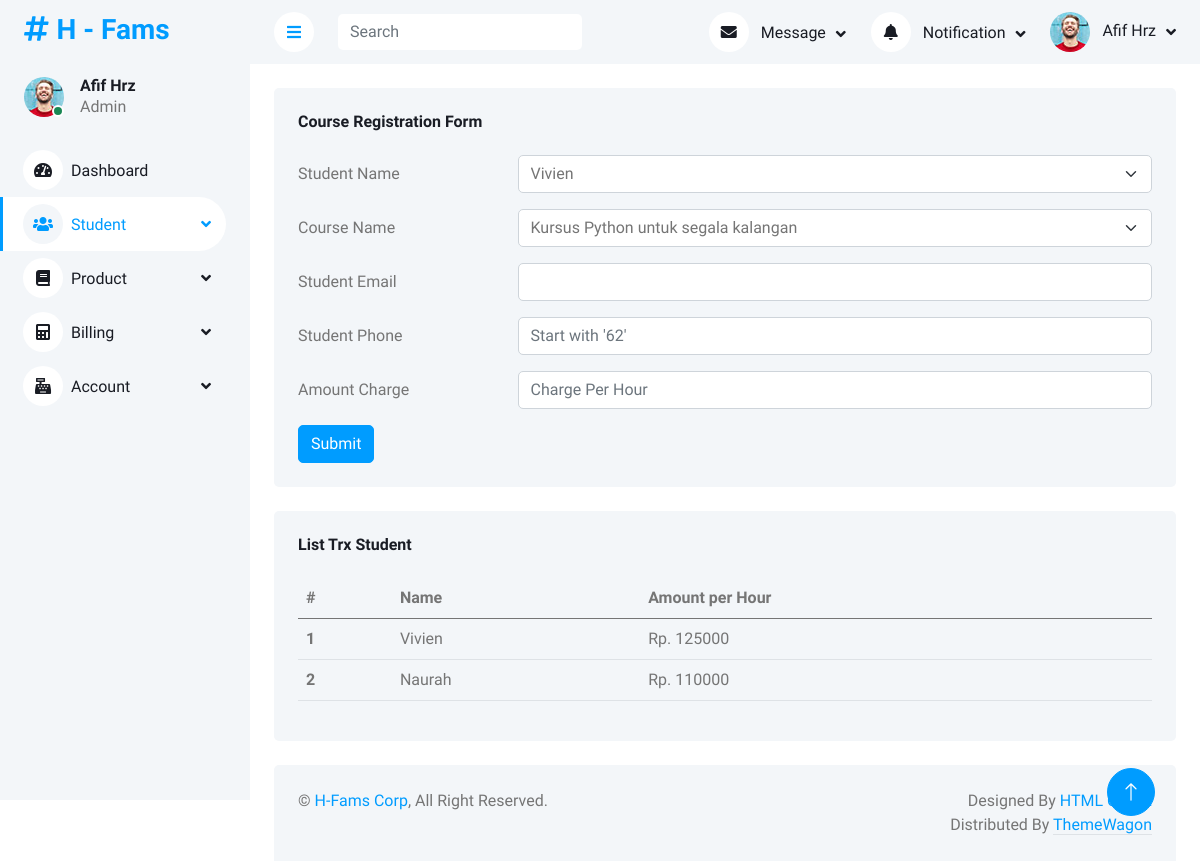
The page /student/courseregistration/ (signed in) on the database as committed earlier.
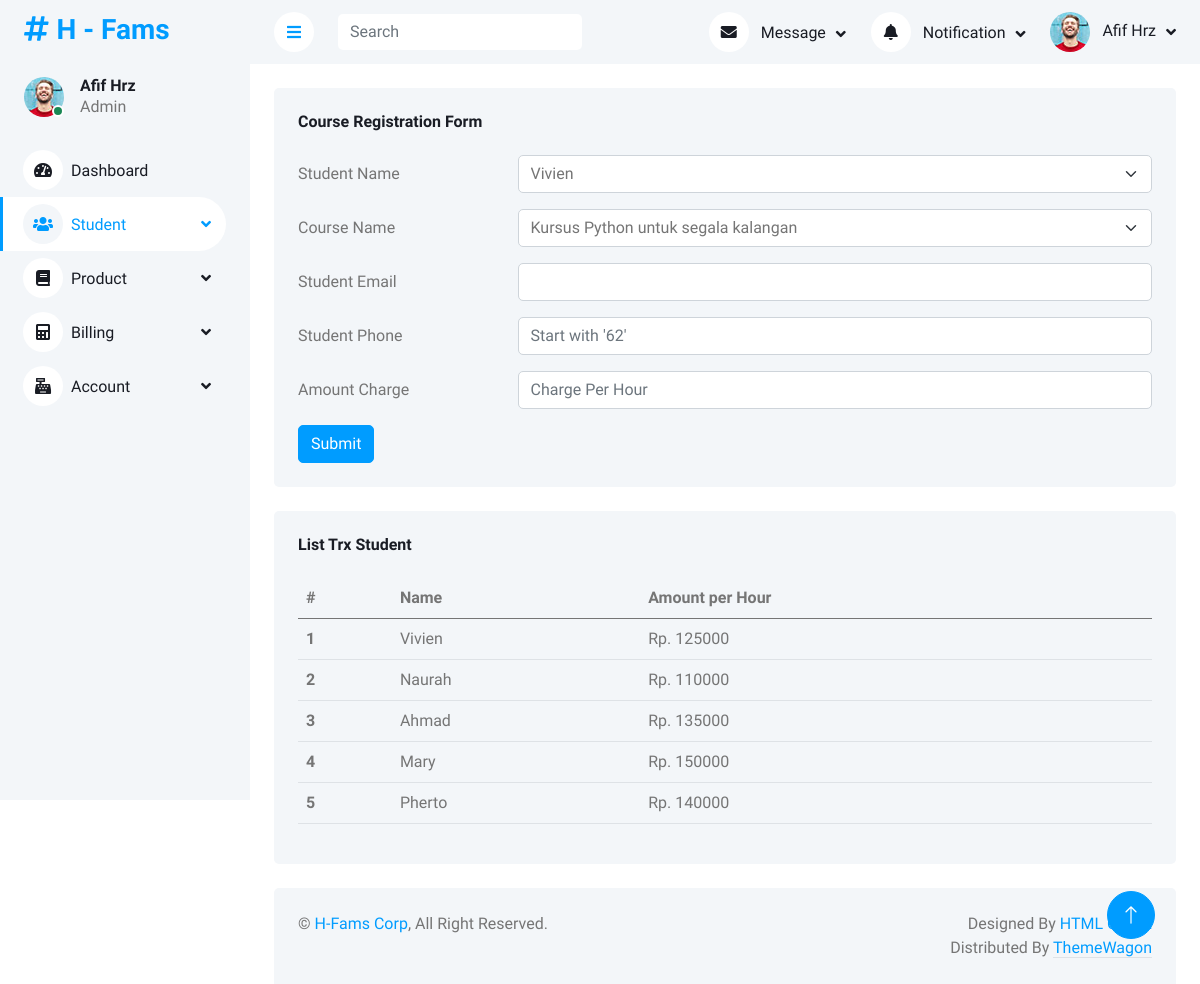
The same page on the database as committed later.
### student/models.py (models this page shows)
class std_trx(models.Model):
    std_mst_id = models.ForeignKey(std_mst, on_delete=models.RESTRICT, db_column="STD_MST_ID")
    prd_mst_id = models.ForeignKey(prd_mst, on_delete=models.RESTRICT, db_column="PRD_MST_ID")
    phone = models.CharField(max_length=30, db_column="STUDENT_PHONE")
    email = models.CharField(max_length=30, db_column="STUDENT_EMAIL")
    amount = models.IntegerField(db_column="AMOUNT")
    validuntil = models.DateField(blank=True, null=True, db_column="VALID_UNTIL")
    date_created = models.DateField(default=datetime.date.today, blank=True, db_column="DATE_CREATED")
    created_by = models.CharField(max_length=30, db_column="CREATED_BY")
    date_modified = models.DateField(blank=True, null=True, db_column="DATE_MODIFIED")
    modified_by = models.CharField(max_length=30, blank=True, null=True, db_column="MODIFIED_BY")
    remarks = models.CharField(max_length=30, blank=True, null=True, db_column="REMARKS")
    class Meta:
        db_table = 'STD_TRX'

### student/views.py (the view, shortened to what this page needs)
# urls.py: path('courseregistration/', views.courseregistration_view, name='courseregistration'),
@csrf_protect
@login_required(login_url='/login')
def courseregistration_view(request):
    data_std = std_mst.objects.filter(validuntil__isnull=True)
    data_prd = prd_mst.objects.filter(validuntil__isnull=True)
    data_trx = std_trx.objects.raw('''SELECT st.ID, sm.NAME, st.AMOUNT FROM STD_TRX st
	JOIN STD_MST sm ON sm.ID = st.STD_MST_ID
	WHERE sm.VALID_UNTIL ISNULL''')
    context = {
        'title':'H - Course Registration',
        'dashboard_active':'Student',
        'data_std':data_std,
        'data_prd':data_prd,
        'data_trx':data_trx
        }
    return render(request, 'student/courseregistration_view.html', context)

### student/templates/student/courseregistration_view.html (shortened to what this page needs)
{% extends 'base_site.html' %}
{% load static %}
{% block content %}
<div class="container-fluid pt-4 px-4">
    <div class="row g-4">
        <form action="/student/courseregistration/" method="post">{% csrf_token %}
        <div class="col-sm-12 col-xl-12">
            <div class="bg-light rounded h-100 p-4">
                <h6 class="mb-4">Course Registration Form</h6>
                    <div class="row mb-3">
                        <label for="inputNameStudent" class="col-sm-3 col-form-label">Student Name</label>
                        <div class="col-sm-9">
                            <select class="form-select" id="inputNameStudent" name="inputNameStudent" required=True>
                                {% for option in data_std %}
                                    <option value={{option.id}}>{{option.name}}</option>
                                {% endfor %}
                            </select>
                        </div>
                    </div>
                    <div class="row mb-3">
                        <label for="inputNameCourse" class="col-sm-3 col-form-label">Course Name</label>
                        <div class="col-sm-9">
                            <select class="form-select" id="inputNameCourse" name="inputNameCourse" required=True>
                                {% for option in data_prd %}
                                    <option value={{option.id}}>{{option.description}}</option>
                                {% endfor %}
                            </select>
                        </div>
                    </div>
                    <div class="row mb-3">
                        <label for="inputEmail" class="col-sm-3 col-form-label">Student Email</label>
                        <div class="col-sm-9">
                            <input type="email" class="form-control" id="inputEmail" name="inputEmail">
                        </div>
                    </div>
                    <div class="row mb-3">
                        <label for="inputPhone" class="col-sm-3 col-form-label">Student Phone</label>
                        <div class="col-sm-9">
                            <input type="text" class="form-control" id="inputPhone" required=True placeholder="Start with '62'" name="inputPhone">
                        </div>
                    </div>
                    <div class="row mb-3">
                        <label for="inputAmount" class="col-sm-3 col-form-label">Amount Charge</label>
                        <div class="col-sm-9">
                            <input type="number" class="form-control" id="inputAmount" name="inputAmount" step=5000 placeholder="Charge Per Hour" required=True>
                        </div>
                    </div>
                    <button type="submit" class="btn btn-primary">Submit</button>
            </div>
        </div>
        </form>
        <div class="col-sm-12 col-xl-12">
            <div class="bg-light rounded h-100 p-4">
                <h6 class="mb-4">List Trx Student</h6>
                <table class="table table-hover">
                    <thead>
                        <tr>
                            <th scope="col">#</th>
                            <th scope="col">Name</th>
                            <th scope="col">Amount per Hour</th>
                        </tr>
                    </thead>
                    <tbody>
                        {% for data in data_trx %}
                        <tr>
                            <th scope="row">{{forloop.counter}}</th>
                            <td>{{data.NAME}}</td>
                            <td>Rp. {{data.amount}}</td>
                        </tr>
                        {% endfor %}
                    </tbody>
                </table>
            </div>
        </div>
    </div>
</div>
{% endblock content %}

Rows that differ between the two databases and show on the page:
now on this page (row unchanged): std_trx: NAME "Ahmad", amount "135000"
added std_trx: NAME "Mary", amount "150000"
added std_trx: NAME "Pherto", amount "140000"
